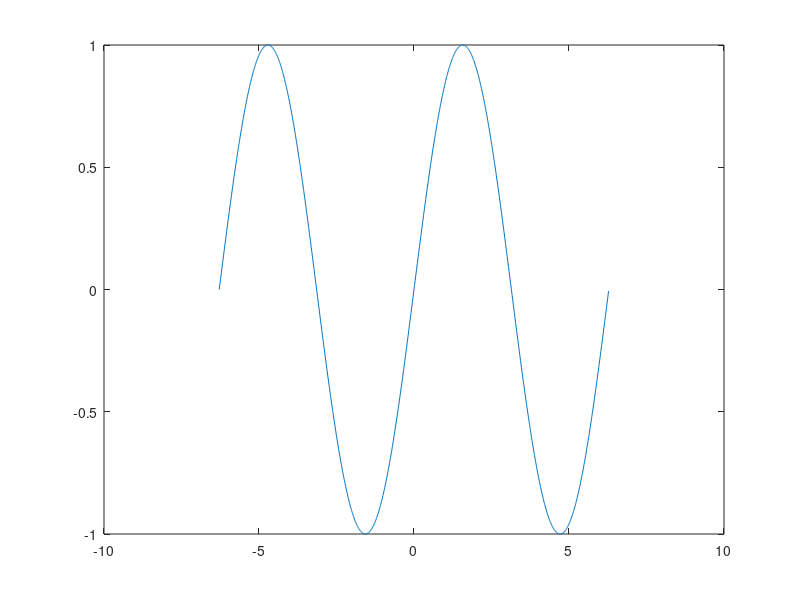

This chart was generated by the following MATLAB code:
clear all;
close all;

n = -2*pi: .01 :2*pi ;
%y = randn(length(n),1);
y = sin(n);
%% Mean of y
sum1 =0;
for i = 1 : length(n)
    sum1  = sum1 + y(i);
     
end
mu = 1/length(n) *sum1;
Z = mean(y);
%% 
%% Vaiance of y
sum2 =0;
 for j = 1:length(n)
     sum2 =sum2 + (y(j)- mu)*(y(j)- mu);
 end
 varian = (1/(length(n)- 1)) * sum2;
 s = sqrt(varian);
 
 %% 
 plot(n,y)
 
 